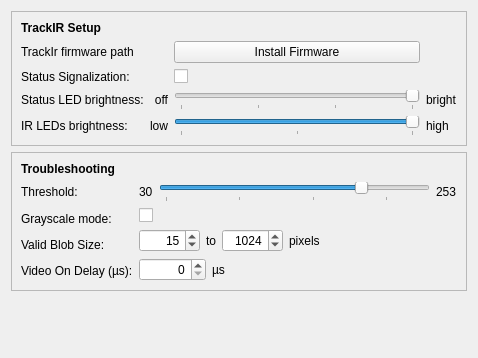
<?xml version="1.0" encoding="UTF-8"?>
<ui version="4.0">
 <class>TirSetupForm</class>
 <widget class="QWidget" name="TirSetupForm">
  <property name="geometry">
   <rect>
    <x>0</x>
    <y>0</y>
    <width>478</width>
    <height>358</height>
   </rect>
  </property>
  <property name="windowTitle">
   <string>Form</string>
  </property>
  <layout class="QVBoxLayout" name="verticalLayout_4">
   <item>
    <widget class="QFrame" name="frame">
     <property name="frameShape">
      <enum>QFrame::StyledPanel</enum>
     </property>
     <property name="frameShadow">
      <enum>QFrame::Raised</enum>
     </property>
     <layout class="QVBoxLayout" name="verticalLayout">
      <item>
       <widget class="QLabel" name="label_3">
        <property name="font">
         <font>
          <weight>75</weight>
          <bold>true</bold>
         </font>
        </property>
        <property name="text">
         <string>TrackIR Setup</string>
        </property>
       </widget>
      </item>
      <item>
       <layout class="QGridLayout" name="gridLayout">
        <item row="2" column="2">
         <widget class="QSlider" name="TirStatusBright">
          <property name="maximum">
           <number>3</number>
          </property>
          <property name="pageStep">
           <number>1</number>
          </property>
          <property name="orientation">
           <enum>Qt::Horizontal</enum>
          </property>
          <property name="invertedAppearance">
           <bool>true</bool>
          </property>
          <property name="invertedControls">
           <bool>false</bool>
          </property>
          <property name="tickPosition">
           <enum>QSlider::TicksBelow</enum>
          </property>
         </widget>
        </item>
        <item row="3" column="0">
         <widget class="QLabel" name="IRBrightLabel">
          <property name="text">
           <string>IR LEDs brightness:</string>
          </property>
         </widget>
        </item>
        <item row="1" column="0">
         <widget class="QLabel" name="label_47">
          <property name="sizePolicy">
           <sizepolicy hsizetype="Maximum" vsizetype="Preferred">
            <horstretch>0</horstretch>
            <verstretch>0</verstretch>
           </sizepolicy>
          </property>
          <property name="text">
           <string>Status Signalization:</string>
          </property>
         </widget>
        </item>
        <item row="3" column="1">
         <widget class="QLabel" name="IRBrightLabelLow">
          <property name="layoutDirection">
           <enum>Qt::RightToLeft</enum>
          </property>
          <property name="text">
           <string>low</string>
          </property>
         </widget>
        </item>
        <item row="2" column="0">
         <widget class="QLabel" name="StatusBrightLabel">
          <property name="text">
           <string>Status LED brightness:</string>
          </property>
         </widget>
        </item>
        <item row="3" column="3">
         <widget class="QLabel" name="IRBrightLabelHigh">
          <property name="text">
           <string>high</string>
          </property>
         </widget>
        </item>
        <item row="2" column="3">
         <widget class="QLabel" name="StatusBrightLabelBright">
          <property name="text">
           <string>bright</string>
          </property>
         </widget>
        </item>
        <item row="3" column="2">
         <widget class="QSlider" name="TirIrBright">
          <property name="minimum">
           <number>5</number>
          </property>
          <property name="maximum">
           <number>7</number>
          </property>
          <property name="pageStep">
           <number>1</number>
          </property>
          <property name="value">
           <number>7</number>
          </property>
          <property name="orientation">
           <enum>Qt::Horizontal</enum>
          </property>
          <property name="invertedAppearance">
           <bool>false</bool>
          </property>
          <property name="tickPosition">
           <enum>QSlider::TicksBelow</enum>
          </property>
         </widget>
        </item>
        <item row="2" column="1">
         <widget class="QLabel" name="StatusBrightLabelOff">
          <property name="text">
           <string>off</string>
          </property>
          <property name="alignment">
           <set>Qt::AlignRight|Qt::AlignTrailing|Qt::AlignVCenter</set>
          </property>
         </widget>
        </item>
        <item row="0" column="0">
         <widget class="QLabel" name="TirFwLabel">
          <property name="text">
           <string>TrackIr firmware path</string>
          </property>
         </widget>
        </item>
        <item row="0" column="2">
         <widget class="QPushButton" name="TirInstallFirmware">
          <property name="sizePolicy">
           <sizepolicy hsizetype="Preferred" vsizetype="Fixed">
            <horstretch>0</horstretch>
            <verstretch>0</verstretch>
           </sizepolicy>
          </property>
          <property name="text">
           <string>Install Firmware</string>
          </property>
         </widget>
        </item>
        <item row="1" column="2">
         <widget class="QCheckBox" name="TirSignalizeStatus">
          <property name="text">
           <string/>
          </property>
         </widget>
        </item>
       </layout>
      </item>
     </layout>
    </widget>
   </item>
   <item>
    <widget class="QFrame" name="frame_2">
     <property name="frameShape">
      <enum>QFrame::StyledPanel</enum>
     </property>
     <property name="frameShadow">
      <enum>QFrame::Raised</enum>
     </property>
     <layout class="QVBoxLayout" name="verticalLayout_2">
      <item>
       <widget class="QLabel" name="label_4">
        <property name="font">
         <font>
          <weight>75</weight>
          <bold>true</bold>
         </font>
        </property>
        <property name="text">
         <string>Troubleshooting</string>
        </property>
       </widget>
      </item>
      <item>
       <layout class="QHBoxLayout" name="horizontalLayout_3">
        <item>
         <layout class="QVBoxLayout" name="verticalLayout_3">
          <item>
           <widget class="QLabel" name="Threshold_label">
            <property name="sizePolicy">
             <sizepolicy hsizetype="Maximum" vsizetype="Preferred">
              <horstretch>0</horstretch>
              <verstretch>0</verstretch>
             </sizepolicy>
            </property>
            <property name="text">
             <string>Threshold:</string>
            </property>
           </widget>
          </item>
          <item>
           <widget class="QLabel" name="TirUseGrayscaleLabel">
            <property name="text">
             <string>Grayscale mode:</string>
            </property>
           </widget>
          </item>
          <item>
           <widget class="QLabel" name="label_7">
            <property name="text">
             <string>Valid Blob Size:</string>
            </property>
           </widget>
          </item>
          <item>
           <widget class="QLabel" name="VideoOnDelayLabel">
            <property name="text">
             <string>Video On Delay (µs):</string>
            </property>
            <property name="toolTip">
             <string>Delay after enabling video before turning on IR LEDs. Try 120000 if IR LEDs turn off immediately.</string>
            </property>
           </widget>
          </item>
         </layout>
        </item>
        <item>
         <layout class="QGridLayout" name="gridLayout_3">
          <item row="3" column="2">
           <widget class="QCheckBox" name="TirUseGrayscale">
            <property name="text">
             <string/>
            </property>
           </widget>
          </item>
          <item row="4" column="2">
           <layout class="QHBoxLayout" name="horizontalLayout">
            <item>
             <widget class="QSpinBox" name="TirMinBlob">
              <property name="sizePolicy">
               <sizepolicy hsizetype="Minimum" vsizetype="Preferred">
                <horstretch>0</horstretch>
                <verstretch>0</verstretch>
               </sizepolicy>
              </property>
              <property name="alignment">
               <set>Qt::AlignRight|Qt::AlignTrailing|Qt::AlignVCenter</set>
              </property>
              <property name="minimum">
               <number>1</number>
              </property>
              <property name="maximum">
               <number>10000</number>
              </property>
              <property name="value">
               <number>15</number>
              </property>
             </widget>
            </item>
            <item>
             <widget class="QLabel" name="label_43">
              <property name="text">
               <string>to</string>
              </property>
             </widget>
            </item>
            <item>
             <widget class="QSpinBox" name="TirMaxBlob">
              <property name="sizePolicy">
               <sizepolicy hsizetype="Minimum" vsizetype="Preferred">
                <horstretch>0</horstretch>
                <verstretch>0</verstretch>
               </sizepolicy>
              </property>
              <property name="alignment">
               <set>Qt::AlignRight|Qt::AlignTrailing|Qt::AlignVCenter</set>
              </property>
              <property name="minimum">
               <number>1</number>
              </property>
              <property name="maximum">
               <number>10000</number>
              </property>
              <property name="value">
               <number>1024</number>
              </property>
             </widget>
            </item>
            <item>
             <widget class="QLabel" name="label_44">
              <property name="text">
               <string>pixels</string>
              </property>
             </widget>
            </item>
            <item>
             <spacer name="horizontalSpacer_3">
              <property name="orientation">
               <enum>Qt::Horizontal</enum>
              </property>
              <property name="sizeHint" stdset="0">
               <size>
                <width>40</width>
                <height>20</height>
               </size>
              </property>
             </spacer>
            </item>
           </layout>
          </item>
          <item row="2" column="2">
           <layout class="QHBoxLayout" name="horizontalLayout_2">
            <item>
             <widget class="QLabel" name="TirThresholdMin">
              <property name="sizePolicy">
               <sizepolicy hsizetype="Maximum" vsizetype="Preferred">
                <horstretch>0</horstretch>
                <verstretch>0</verstretch>
               </sizepolicy>
              </property>
              <property name="text">
               <string>30</string>
              </property>
             </widget>
            </item>
            <item>
             <widget class="QSlider" name="TirThreshold">
              <property name="sizePolicy">
               <sizepolicy hsizetype="Preferred" vsizetype="Preferred">
                <horstretch>0</horstretch>
                <verstretch>0</verstretch>
               </sizepolicy>
              </property>
              <property name="minimum">
               <number>30</number>
              </property>
              <property name="maximum">
               <number>253</number>
              </property>
              <property name="value">
               <number>200</number>
              </property>
              <property name="orientation">
               <enum>Qt::Horizontal</enum>
              </property>
              <property name="tickPosition">
               <enum>QSlider::TicksBelow</enum>
              </property>
              <property name="tickInterval">
               <number>64</number>
              </property>
             </widget>
            </item>
            <item>
             <widget class="QLabel" name="TirThresholdMax">
              <property name="sizePolicy">
               <sizepolicy hsizetype="Maximum" vsizetype="Preferred">
                <horstretch>0</horstretch>
                <verstretch>0</verstretch>
               </sizepolicy>
              </property>
              <property name="text">
               <string>253</string>
              </property>
             </widget>
            </item>
           </layout>
          </item>
          <item row="5" column="2">
           <layout class="QHBoxLayout" name="horizontalLayout_4">
            <item>
             <widget class="QSpinBox" name="TirVideoOnDelay">
              <property name="sizePolicy">
               <sizepolicy hsizetype="Minimum" vsizetype="Preferred">
                <horstretch>0</horstretch>
                <verstretch>0</verstretch>
               </sizepolicy>
              </property>
              <property name="toolTip">
               <string>Delay in microseconds. Try 120000 (120ms) if IR LEDs turn off immediately after starting.</string>
              </property>
              <property name="alignment">
               <set>Qt::AlignRight|Qt::AlignTrailing|Qt::AlignVCenter</set>
              </property>
              <property name="minimum">
               <number>0</number>
              </property>
              <property name="maximum">
               <number>500000</number>
              </property>
              <property name="singleStep">
               <number>10000</number>
              </property>
              <property name="value">
               <number>0</number>
              </property>
             </widget>
            </item>
            <item>
             <widget class="QLabel" name="label_video_delay_unit">
              <property name="text">
               <string>µs</string>
              </property>
             </widget>
            </item>
            <item>
             <spacer name="horizontalSpacer_4">
              <property name="orientation">
               <enum>Qt::Horizontal</enum>
              </property>
              <property name="sizeHint" stdset="0">
               <size>
                <width>40</width>
                <height>20</height>
               </size>
              </property>
             </spacer>
            </item>
           </layout>
          </item>
         </layout>
        </item>
       </layout>
      </item>
     </layout>
    </widget>
   </item>
   <item>
    <spacer name="verticalSpacer">
     <property name="orientation">
      <enum>Qt::Vertical</enum>
     </property>
     <property name="sizeHint" stdset="0">
      <size>
       <width>20</width>
       <height>40</height>
      </size>
     </property>
    </spacer>
   </item>
  </layout>
 </widget>
 <tabstops>
  <tabstop>TirMinBlob</tabstop>
  <tabstop>TirMaxBlob</tabstop>
 </tabstops>
 <resources/>
 <connections/>
</ui>
